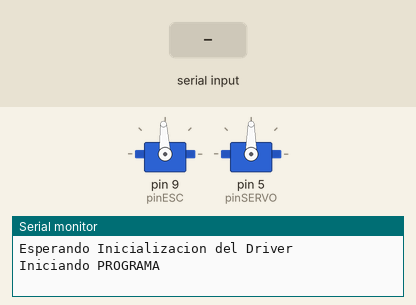
Bench run of a sketch on a simulated Arduino Uno, built with avr-gcc and run on an emulated ATmega328P. Shown: 2 × servo, the last lines printed to the serial monitor. The test bench sets the inputs (shaded band).

Above: at 6.2 s.
6.3 s: "motor 90\n" received over Serial
At 7.8 s:
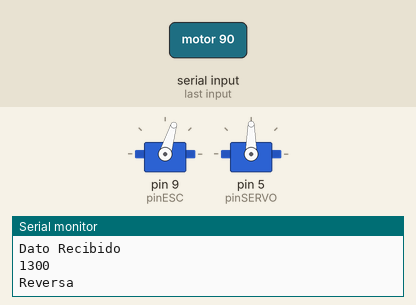
Timing chart, 0 to 9.3 s (numbered marks = the images above; inputs shaded):
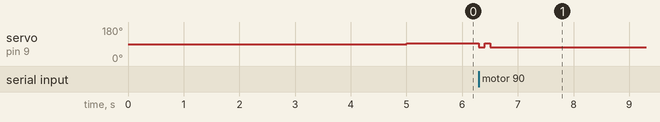

Measured:
- after the input at 6.3 s, servo on pin 9 (pinESC): 93° → 73° at once, → 93° 0.10 s later, → 73° 0.10 s later

The sketch:

Rebase.ino
```cpp
#include <Servo.h>

Servo servo;
Servo esc;
const int pinESC = 9;
const int pinSERVO = 5;

float angulo = 90;

//  90 grados: llantas derechas
//  50 grados: Maximo a la izquierda
//  130 grados: Maximo a la izquierda

int adelante = 1545;
int freno = 1500;
int reversa = 1390;

void setup() {
  Serial.begin(115200);
  esc.attach(pinESC);
  servo.attach(pinSERVO);
  Serial.println("Esperando Inicializacion del Driver");
  delay(5000);
  esc.writeMicroseconds(1500); // Neutral
  servo.write((int)angulo);
  Serial.println("Iniciando PROGRAMA");
}

void loop() {

  recibirMotor();

  //rebase();
  //delay(1000000);
}

void calibracion(){
  Serial.println("Iniciando calibracion");
  Serial.println("2000");
  esc.writeMicroseconds(2000);
  delay(500);
  Serial.println("1000");
  esc.writeMicroseconds(1000);
  delay(1000);
  Serial.println("1500 (neutro)");
  esc.writeMicroseconds(freno);
}

void rebase(){
  giroGrados(50);
  avanzar(1200);
  giroGrados(130);
  avanzar(600);
  giroGrados(90);
  delay(200);
  giroGrados(130);
  avanzar(100);
  giroGrados(50);
  retroceder(300);
}

void avanzar(int tiempo){
  avanzar(tiempo, adelante);
}

void avanzar(int tiempo, int velocidad){
  if (velocidad > 1500){
    esc.writeMicroseconds(adelante); // Avanza por cierto tiempo
    delay(tiempo);
    esc.writeMicroseconds(freno); //Regresa a neutro
  }
}

void retroceder(int tiempo){
  retroceder(tiempo, reversa);
}

void retroceder(int tiempo, int velocidad){
  esc.writeMicroseconds(velocidad); //
  delay(100);                       // Estas 4 lineas son necesarias. Sin ellas, el
  esc.writeMicroseconds(freno);     // motor no retrocede por alguna razon -_-
  delay(100);                       //

  esc.writeMicroseconds(velocidad); // Retrocede por cierto tiempo
  delay(tiempo);
  esc.writeMicroseconds(freno); //Regresa a neutro
}

void giroRadianes(float angulo){ //Recibe un angulo en RADIANES
  float targetAngle = 90 + (angulo * 57.2957); // Conversion a grados y desplazamiento de unidades
  targetAngle = constrain(targetAngle, 50, 130); // Limitamos el angulo a un cierto rango
  servo.write(int(targetAngle));
}

void giroGrados(float angulo){
  float targetAngle = constrain(angulo, 50, 130); // Limitamos el angulo a un cierto rango
  servo.write(int(targetAngle));
}

void recibirMotor(){
  //Recibir datos
  if (Serial.available() > 6) {  // "motor XXXX" son 10 caracteres
    Serial.println("Dato Recibido");
    String input = Serial.readStringUntil('\n');
    input.trim();

    if (input.startsWith("motor ")) {
      int pwmValue = input.substring(6).toInt();
      pwmValue = constrain(pwmValue, 1300, 1600);
      Serial.println(pwmValue);
      if (pwmValue < 1500){
        Serial.println("Reversa");
        esc.writeMicroseconds(pwmValue);
        delay(100);
        esc.writeMicroseconds(freno);
        delay(100);
        esc.writeMicroseconds(pwmValue);
      }
      esc.writeMicroseconds(pwmValue);
      return;
    }
  }
}
```
